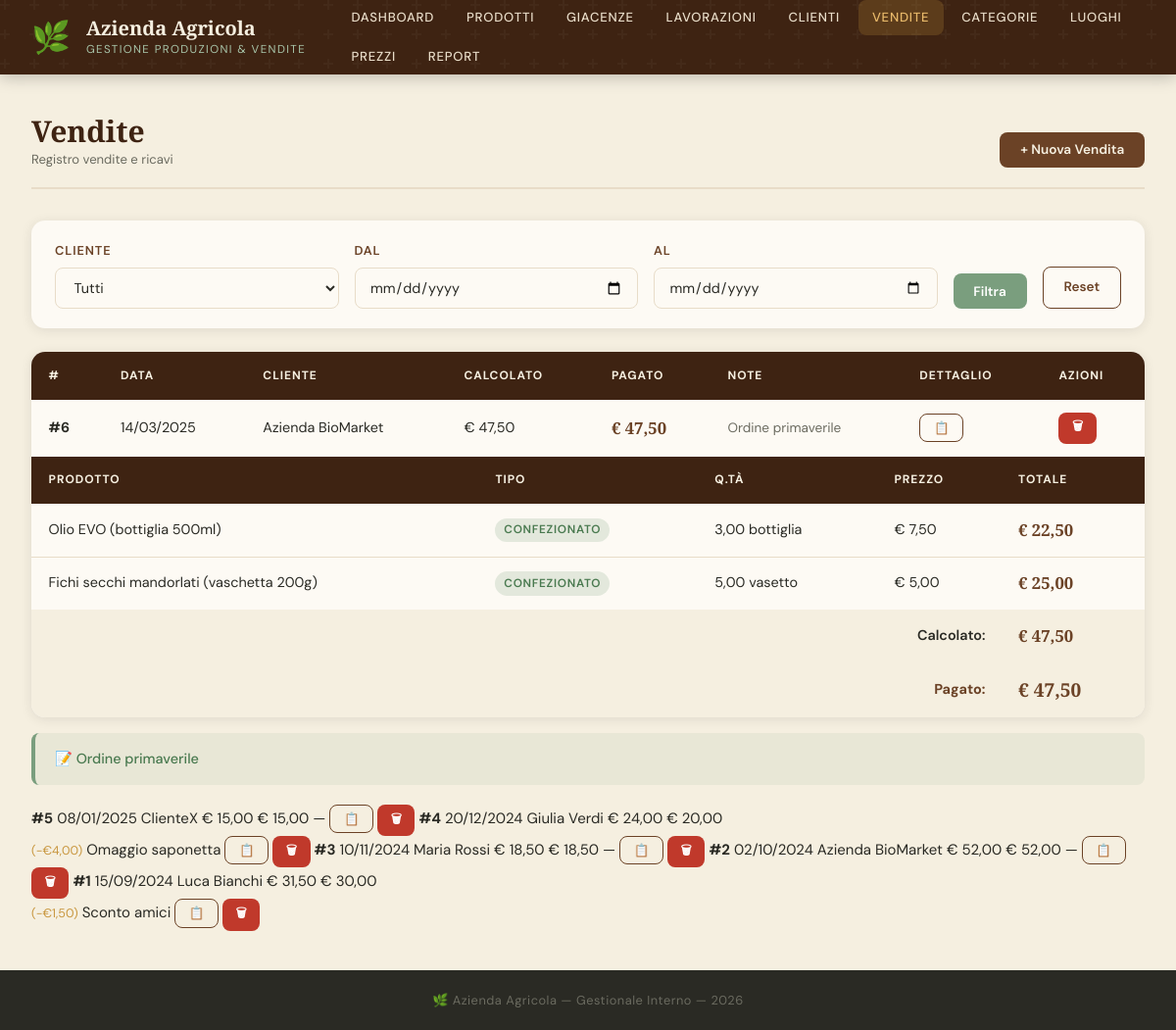
Page /vendite.php on the committed database.
### tables this page shows
CREATE TABLE VENDITA (
    id_vendita INT AUTO_INCREMENT PRIMARY KEY,
    data_vendita DATE NOT NULL,
    totale_calcolato DECIMAL(10,2) NOT NULL DEFAULT 0,
    totale_pagato DECIMAL(10,2) NOT NULL DEFAULT 0,
    note TEXT,
    id_cliente INT NOT NULL,
    FOREIGN KEY (id_cliente) REFERENCES CLIENTE(id_cliente) ON DELETE RESTRICT
);

CREATE TABLE CLIENTE (
    id_cliente INT AUTO_INCREMENT PRIMARY KEY,
    nome VARCHAR(150) NOT NULL,
    nickname VARCHAR(100),
    telefono VARCHAR(20),
    email VARCHAR(150),
    tipo_cliente ENUM('privato','famiglia','amico','collega','rivenditore','occasionale') NOT NULL DEFAULT 'privato'
);

CREATE TABLE DETTAGLIO_VENDITA (
    id_dettaglio INT AUTO_INCREMENT PRIMARY KEY,
    quantita DECIMAL(10,3) NOT NULL,
    prezzo_unitario DECIMAL(10,2) NOT NULL,
    totale_riga DECIMAL(10,2) NOT NULL,
    tipo_vendita ENUM('fresco_sfuso','confezionato','riserva_sfuso') NOT NULL,
    id_vendita INT NOT NULL,
    id_prodotto INT NOT NULL,
    id_prezzo INT,
    FOREIGN KEY (id_vendita) REFERENCES VENDITA(id_vendita) ON DELETE CASCADE,
    FOREIGN KEY (id_prodotto) REFERENCES PRODOTTO(id_prodotto) ON DELETE RESTRICT,
    FOREIGN KEY (id_prezzo) REFERENCES PREZZO_STORICO(id_prezzo) ON DELETE SET NULL
);

CREATE TABLE PRODOTTO (
    id_prodotto INT AUTO_INCREMENT PRIMARY KEY,
    nome VARCHAR(150) NOT NULL,
    descrizione TEXT,
    tipo_prodotto ENUM('FRESCO','LAVORATO','RISERVA','CONFEZIONATO') NOT NULL,
    unita_misura ENUM('kg','g','litro','ml','pezzo','bustina','vasetto','bottiglia') NOT NULL DEFAULT 'kg',
    vendita ENUM('a_peso','a_pezzo') NOT NULL DEFAULT 'a_peso',
    quantita_disponibile DECIMAL(10,3) DEFAULT 0,
    stato ENUM('disponibile','esaurito','archiviato') NOT NULL DEFAULT 'disponibile',
    luogo_provenienza VARCHAR(150),
    id_categoria INT NOT NULL,
    FOREIGN KEY (id_categoria) REFERENCES CATEGORIA(id_categoria) ON DELETE RESTRICT
);

### src/db.php (called while the page is built, shortened)
<?php
function db_query(mysqli $conn, string $sql, string $types = '', array $params = []): array {
    if ($types && $params) {
        $stmt = $conn->prepare($sql);
        $stmt->bind_param($types, ...$params);
        $stmt->execute();
        $result = $stmt->get_result();
    } else {
        $result = $conn->query($sql);
    }
    $rows = [];
    while ($row = $result->fetch_assoc()) $rows[] = $row;
    return $rows;
}

### src/vendite.php (the view, shortened to what this page needs)
<?php
require_once __DIR__ . '/db.php';
$filtro_cliente = (int)($_GET['cliente'] ?? 0);
$filtro_da      = $_GET['da'] ?? '';
$filtro_a       = $_GET['a']  ?? '';
$where = []; $types = ''; $params = [];
$wClause = $where ? 'WHERE '.implode(' AND ',$where) : '';
$vendite  = db_query($conn,
    "SELECT v.*, c.nome AS cliente_nome FROM VENDITA v
     JOIN CLIENTE c ON v.id_cliente=c.id_cliente
     $wClause ORDER BY v.data_vendita DESC, v.id_vendita DESC",
    $types, $params);
$clienti  = db_query($conn, "SELECT id_cliente, nome, tipo_cliente FROM CLIENTE ORDER BY nome");
include __DIR__ . '/header.php';
?>
<div class="page-header">
    <div><h1 class="page-title">Vendite<small>Registro vendite e ricavi</small></h1></div>
    <button class="btn btn--primary" data-modal-open="modal-nuova-vendita">+ Nuova Vendita</button>
</div>
<form method="get" class="filter-bar">
    <div class="form-group"><label>Cliente</label>
        <select name="cliente"><option value="">Tutti</option>
        <?php foreach ($clienti as $c): ?>
        <option value="<?= $c['id_cliente'] ?>" <?= $filtro_cliente==$c['id_cliente']?'selected':'' ?>><?= htmlspecialchars($c['nome']) ?></option>
        <?php endforeach; ?></select>
    </div>
    <div class="form-group"><label>Dal</label><input type="date" name="da" value="<?= htmlspecialchars($filtro_da) ?>"></div>
    <div class="form-group"><label>Al</label><input type="date" name="a" value="<?= htmlspecialchars($filtro_a) ?>"></div>
    <button type="submit" class="btn btn--salvia">Filtra</button>
    <a href="/vendite.php" class="btn btn--ghost">Reset</a>
</form>
<div class="table-wrap">
    <table>
        <thead><tr><th>#</th><th>Data</th><th>Cliente</th><th>Calcolato</th><th>Pagato</th><th>Note</th><th>Dettaglio</th><th>Azioni</th></tr></thead>
        <tbody>
        <?php if (empty($vendite)): ?>
            <tr><td colspan="8" style="text-align:center;padding:2rem;color:var(--grigio)">Nessuna vendita.</td></tr>
        <?php else: ?>
        <?php foreach ($vendite as $v):
            $sconto   = $v['totale_calcolato'] - $v['totale_pagato'];
            $dettagli = db_query($conn,
                "SELECT dv.*, p.nome AS prodotto, p.unita_misura
                 FROM DETTAGLIO_VENDITA dv JOIN PRODOTTO p ON dv.id_prodotto=p.id_prodotto
                 WHERE dv.id_vendita=?", 'i', [$v['id_vendita']]);
        ?>
        <tr>
            <td><strong>#<?= $v['id_vendita'] ?></strong></td>
            <td><?= date('d/m/Y',strtotime($v['data_vendita'])) ?></td>
            <td><?= htmlspecialchars($v['cliente_nome']) ?></td>
            <td>€ <?= number_format($v['totale_calcolato'],2,',','.') ?></td>
            <td class="price-tag">€ <?= number_format($v['totale_pagato'],2,',','.') ?>
                <?php if ($sconto > 0.005): ?><br><small style="color:var(--ocra)">(-€<?= number_format($sconto,2,',','.') ?>)</small><?php endif; ?>
            </td>
            <td style="font-size:.85rem;color:var(--grigio)"><?= htmlspecialchars($v['note'] ?? '—') ?></td>
            <td><button class="btn btn--ghost btn--sm" data-modal-open="modal-detail-<?= $v['id_vendita'] ?>">📋</button></td>
            <td>
                <form method="post" style="display:inline">
                    <button type="submit" class="btn btn--danger btn--sm" data-confirm="Annullare la vendita #<?= $v['id_vendita'] ?>?">🗑</button>
                </form>
            </td>
        </tr>
        <div class="modal-overlay" id="modal-detail-<?= $v['id_vendita'] ?>">
            <div class="modal">
                <div class="modal-body">
                    <div class="table-wrap">
                        <table>
                            <thead><tr><th>Prodotto</th><th>Tipo</th><th>Q.tà</th><th>Prezzo</th><th>Totale</th></tr></thead>
                            <tbody>
                            <?php foreach ($dettagli as $d): ?>
                            <tr>
                                <td><?= htmlspecialchars($d['prodotto']) ?></td>
                                <td><span class="badge badge--confezionato"><?= $d['tipo_vendita'] ?></span></td>
                                <td><?= number_format($d['quantita'],2,',','.') ?> <?= $d['unita_misura'] ?></td>
                                <td>€ <?= number_format($d['prezzo_unitario'],2,',','.') ?></td>
                                <td class="price-tag">€ <?= number_format($d['totale_riga'],2,',','.') ?></td>
                            </tr>
                            <?php endforeach; ?>
                            </tbody>
                            <tfoot>
                                <tr style="background:var(--crema)"><td colspan="4" style="text-align:right;font-weight:600;padding:.75rem 1rem">Calcolato:</td><td class="price-tag">€ <?= number_format($v['totale_calcolato'],2,',','.') ?></td></tr>
                                <tr style="background:var(--crema)"><td colspan="4" style="text-align:right;font-weight:700;padding:.5rem 1rem;color:var(--terra)">Pagato:</td><td class="price-tag" style="font-size:1.2rem">€ <?= number_format($v['totale_pagato'],2,',','.') ?></td></tr>
                            </tfoot>
                        </table>
                    </div>
                    <?php if ($v['note']): ?><div class="alert alert--info" style="margin-top:1rem">📝 <?= htmlspecialchars($v['note']) ?></div><?php endif; ?>
                </div>
            </div>
        </div>
        <?php endforeach; ?>
        <?php endif; ?>
        </tbody>
    </table>
</div>
<?php include __DIR__ . '/footer.php'; ?>

### rows in the picture
vendita: id_vendita "6", data_vendita "14/03/2025", id_cliente.nome "Azienda BioMarket", totale_calcolato "47,50", totale_pagato "47,50", note "Ordine primaverile"
dettaglio_vendita: id_prodotto.nome "Olio EVO (bottiglia 500ml)", tipo_vendita "CONFEZIONATO", quantita "3,00", id_prodotto.unita_misura "bottiglia", prezzo_unitario "7,50", totale_riga "22,50"
dettaglio_vendita: id_prodotto.nome "Fichi secchi mandorlati (vaschetta 200g)", tipo_vendita "CONFEZIONATO", quantita "5,00", id_prodotto.unita_misura "vasetto", prezzo_unitario "5,00", totale_riga "25,00"
vendita: id_vendita "5", data_vendita "08/01/2025", id_cliente.nome "ClienteX", totale_calcolato "15,00", totale_pagato "15,00", note "—"
vendita: id_vendita "4", data_vendita "20/12/2024", id_cliente.nome "Giulia Verdi", totale_calcolato "24,00", totale_pagato "20,00", sconto "4,00", note "Omaggio saponetta"
vendita: id_vendita "3", data_vendita "10/11/2024", id_cliente.nome "Maria Rossi", totale_calcolato "18,50", totale_pagato "18,50", note "—"
vendita: id_vendita "2", data_vendita "02/10/2024", id_cliente.nome "Azienda BioMarket", totale_calcolato "52,00", totale_pagato "52,00", note "—"
vendita: id_vendita "1", data_vendita "15/09/2024", id_cliente.nome "Luca Bianchi", totale_calcolato "31,50", totale_pagato "30,00", sconto "1,50", note "Sconto amici"
